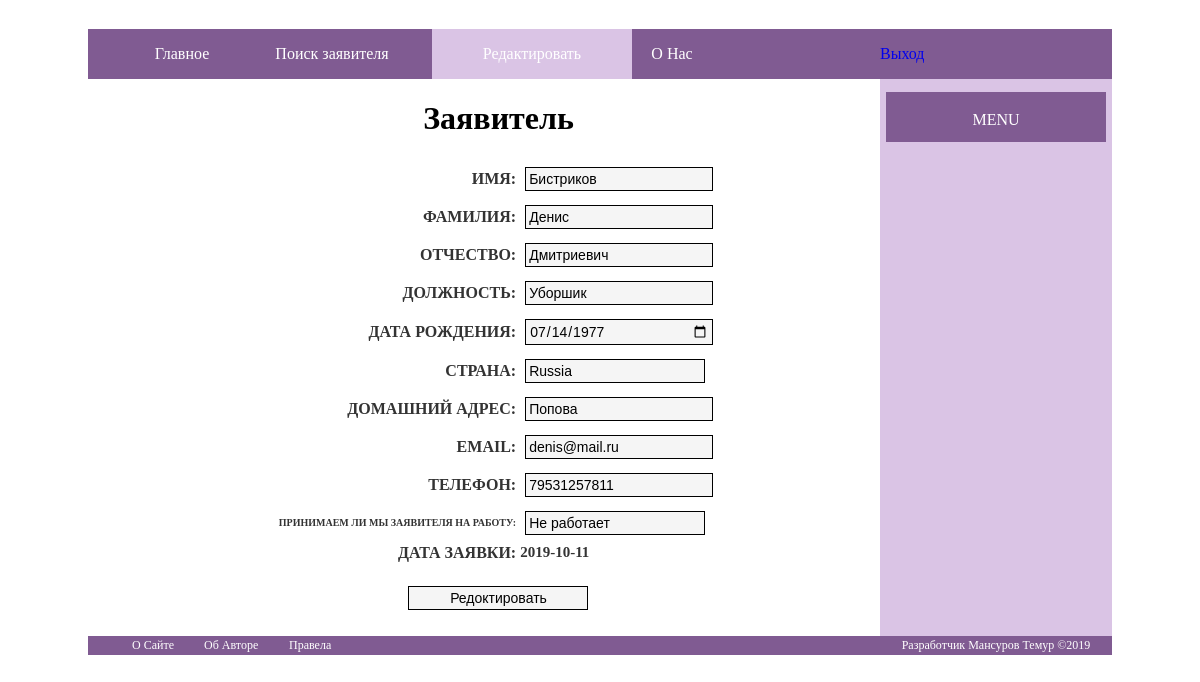
The page /edit_employees.php?emp=3 (signed in) on the database its author committed.
### tables this page shows
CREATE TABLE `employees` (
  `id_employees` int(11) NOT NULL AUTO_INCREMENT,
  `f_name` varchar(50) NOT NULL,
  `l_name` varchar(50) NOT NULL,
  `m_name` varchar(60) NOT NULL,
  `position` varchar(60) NOT NULL,
  `date_e` date NOT NULL,
  `country` varchar(30) NOT NULL,
  `home_address` varchar(50) NOT NULL,
  `email_address` varchar(50) NOT NULL,
  `phone_number` varchar(20) NOT NULL,
  `status_e` enum('0','1') NOT NULL,
  `date_insert` date NOT NULL,
  PRIMARY KEY (`id_employees`)
);

### classes/classes.php (the view, shortened to what this page needs)
<?php
class employees{
      public function edit_employees($id_employees){
      		require_once("connect_mysqli.php");
      		$attributes_employees=new attributes_employees();
      		$attributes_employees->id_employees=$id_employees;
      		$query_all_employees=$mysqli->query("SELECT * FROM `employees` WHERE `id_employees`='".$attributes_employees->id_employees."'");
      		$array_all_employees=$query_all_employees->fetch_array();
      		if(empty($array_all_employees[0])){
      			echo "<h1 style='color:#ff0000;' align='center'>Заявитель не существует!</h1>";
      		}
      		else{
      			echo "<h1 align='center'>Заявитель</h1>";
      			echo '<form class="form_send" action="update_information.php" method="post" name="add_information">
<table border="0" align="center">
<tr>
  <td align="right"><font>Имя:</font></td><td><input type="text" required maxlength="50" value='.$array_all_employees[1].' name="f_name" /></td></tr>
<tr>
  <td align="right"><font>Фамилия:</font></td><td><input type="text" required maxlength="50" value='.$array_all_employees[2].' name="l_name" /></td></tr>
<tr>
  <td align="right"><font>Отчество:</font></td><td><input type="text" maxlength="50" value='.$array_all_employees[3].' name="m_name" /></td></tr>
<tr>
  <td align="right"><font>Должность:</font></td><td><input type="text" required name="position"  maxlength="50" value='.$array_all_employees[4].' /></td></tr>
	<tr>
  <td align="right"><font>Дата рождения:</font></td><td><input type="date" value='.$array_all_employees[5].' min="1920-01-01" max="2000-01-01" required name="date_b" /></td></tr>
<tr>
  <td align="right"><font>Страна:</font></td><td>
<select required class="list_country" name="country">
<option value="'.$array_all_employees[6].'">'.$array_all_employees[6].'</option>
</select>
</td></tr>
<tr><td align="right"><font>Домашний адрес:</font></td><td><input required type="text" value='.($array_all_employees[7]).' width="100" maxlength="255" name="home_address" /></td></tr>
<tr>
  <td align="right"><font>Email:</font></td><td><input type="email" required placeholder="ivanov@gmail.com" maxlength="50" value='.$array_all_employees[8].' name="email_address" /></td></tr>
	<tr>
  <td align="right"><font>Телефон:</font></td><td><input type="number" required placeholder="7953*******" maxlength="15" value='.$array_all_employees[9].' name="phone_number" /></td></tr>
  <tr>
  <td align="right"><font style="font-size:10px;">Принимаем ли мы заявителя на работу:</font></td><td valign="middle"><select name="status_e">';
  if($array_all_employees[10]==1){
  	echo "<option value='1'>Работает</value><option value='0'>Не работает</value>";
  }
  else{
  	echo "<option value='0'>Не работает</value><option value='1'>Работает</value>";
  }
  echo '</select></td></tr>
  <tr><td align="right"><font>Дата заявки:</font></td><td><font style="font-size:15px;">'.$array_all_employees[11].'</font></td></tr>
<tr><td valign="bottom" align="center" colspan="2"><br><input class="button" type="submit" value="Редоктировать" name="send" /><input type="hidden" value="'.$array_all_employees[0].'" name="id_employees" /></td></tr>
</table>
</form>';
      		}
      }
};
?>

### style/style.css (style rules this page uses)
.form_send { font-size:12px; font-family:"Times New Roman", Times, serif; }
.form_send input[type="text"],input[type="email"],input[type="phone"],input[type="number"],input[type="date"],input[type="submit"],.form_send select { border: 1px solid #000000; font-family:Verdana, Arial, Helvetica, sans-serif; font-weight:500; font-size:14px; color:#666666; border-radius: 0px 0px 0px 0px; -moz-border-radius: 0px 0px 0px 0px; -webkit-border-radius: 0px 0px 0px 0px; padding: 3px; margin:5px; width: 180px; -webkit-appearance:none; background-color:#F5F5F5; color:#000000; }
.form_send font { font-family:"Times New Roman", Times, serif; color:#333333; font-size:16px; font-weight:bold; text-transform:uppercase; }
body { background-color:#FFFFFF; }

### rows shown on the page
employees: f_name "Бистриков", l_name "Денис", m_name "Дмитриевич", position "Уборшик", date_b "07/14/1977", country "Russia", home_address "Попова", email_address "denis@mail.ru", phone_number "79531257811", status_e "Не работает", date_insert "2019-10-11"
